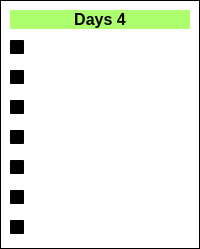
                 <widget class="QWidget" name="Day4">
                  <property name="styleSheet">
                   <string notr="true">background-color: qlineargradient(spread:pad, x1:0, y1:0, x2:1, y2:1, stop:0 rgba(0, 0, 0, 0), stop:1 rgba(255, 255, 255, 0));</string>
                  </property>
                  <layout class="QHBoxLayout" name="horizontalLayout_13">
                   <property name="spacing">
                    <number>0</number>
                   </property>
                   <property name="leftMargin">
                    <number>0</number>
                   </property>
                   <property name="topMargin">
                    <number>0</number>
                   </property>
                   <property name="rightMargin">
                    <number>0</number>
                   </property>
                   <property name="bottomMargin">
                    <number>0</number>
                   </property>
                   <item>
                    <widget class="QFrame" name="SubjectDays_4">
                     <property name="sizePolicy">
                      <sizepolicy hsizetype="Minimum" vsizetype="Preferred">
                       <horstretch>0</horstretch>
                       <verstretch>0</verstretch>
                      </sizepolicy>
                     </property>
                     <property name="frameShape">
                      <enum>QFrame::StyledPanel</enum>
                     </property>
                     <property name="frameShadow">
                      <enum>QFrame::Raised</enum>
                     </property>
                     <layout class="QVBoxLayout" name="verticalLayout_7">
                      <item>
                       <widget class="QLabel" name="Subject4DaysHeading">
                        <property name="maximumSize">
                         <size>
                          <width>16777215</width>
                          <height>100</height>
                         </size>
                        </property>
                        <property name="font">
                         <font>
                          <pointsize>12</pointsize>
                          <weight>75</weight>
                          <bold>true</bold>
                         </font>
                        </property>
                        <property name="styleSheet">
                         <string notr="true">QLabel{
	
color: rgb(241, 44, 172);
	color: rgb(0, 0, 0);
	background-color: rgba(150, 255, 69,200);
border-radius:50px;

}</string>
                        </property>
                        <property name="midLineWidth">
                         <number>4</number>
                        </property>
                        <property name="text">
                         <string>Days 4</string>
                        </property>
                        <property name="alignment">
                         <set>Qt::AlignCenter</set>
                        </property>
                       </widget>
                      </item>
                      <item>
                       <widget class="QCheckBox" name="Subject4Sunday">
                        <property name="font">
                         <font>
                          <pointsize>11</pointsize>
                         </font>
                        </property>
                        <property name="styleSheet">
                         <string notr="true">QCheckBox{

	color: rgb(255, 255, 255);
}</string>
                        </property>
                        <property name="text">
                         <string>Sun</string>
                        </property>
                        <property name="tristate">
                         <bool>false</bool>
                        </property>
                       </widget>
                      </item>
                      <item>
                       <widget class="QCheckBox" name="Subject4Monday">
                        <property name="font">
                         <font>
                          <pointsize>11</pointsize>
                         </font>
                        </property>
                        <property name="styleSheet">
                         <string notr="true">QCheckBox{

	color: rgb(255, 255, 255);
}</string>
                        </property>
                        <property name="text">
                         <string>Mon</string>
                        </property>
                        <property name="tristate">
                         <bool>false</bool>
                        </property>
                       </widget>
                      </item>
                      <item>
                       <widget class="QCheckBox" name="Subject4Tuesday">
                        <property name="font">
                         <font>
                          <pointsize>11</pointsize>
                         </font>
                        </property>
                        <property name="styleSheet">
                         <string notr="true">QCheckBox{

	color: rgb(255, 255, 255);
}</string>
                        </property>
                        <property name="text">
                         <string>Tue</string>
                        </property>
                        <property name="tristate">
                         <bool>false</bool>
                        </property>
                       </widget>
                      </item>
                      <item>
                       <widget class="QCheckBox" name="Subject4Wednesday">
                        <property name="font">
                         <font>
                          <pointsize>11</pointsize>
                         </font>
                        </property>
                        <property name="styleSheet">
                         <string notr="true">QCheckBox{

	color: rgb(255, 255, 255);
}</string>
                        </property>
                        <property name="text">
                         <string>Wed</string>
                        </property>
                        <property name="tristate">
                         <bool>false</bool>
                        </property>
                       </widget>
                      </item>
                      <item>
                       <widget class="QCheckBox" name="Subject4Thursday">
                        <property name="font">
                         <font>
                          <pointsize>11</pointsize>
                         </font>
                        </property>
                        <property name="styleSheet">
                         <string notr="true">QCheckBox{

	color: rgb(255, 255, 255);
}</string>
                        </property>
                        <property name="text">
                         <string>Thu</string>
                        </property>
                        <property name="tristate">
                         <bool>false</bool>
                        </property>
                       </widget>
                      </item>
                      <item>
                       <widget class="QCheckBox" name="Subject4Friday">
                        <property name="font">
                         <font>
                          <pointsize>11</pointsize>
                         </font>
                        </property>
                        <property name="styleSheet">
                         <string notr="true">QCheckBox{

	color: rgb(255, 255, 255);
}</string>
                        </property>
                        <property name="text">
                         <string>Fri</string>
                        </property>
                        <property name="tristate">
                         <bool>false</bool>
                        </property>
                       </widget>
                      </item>
                      <item>
                       <widget class="QCheckBox" name="Subject4Saturday">
                        <property name="font">
                         <font>
                          <pointsize>11</pointsize>
                         </font>
                        </property>
                        <property name="styleSheet">
                         <string notr="true">QCheckBox{

	color: rgb(255, 255, 255);
}</string>
                        </property>
                        <property name="text">
                         <string>Sat</string>
                        </property>
                        <property name="tristate">
                         <bool>false</bool>
                        </property>
                       </widget>
                      </item>
                     </layout>
                    </widget>
                   </item>
                  </layout>
                 </widget>
